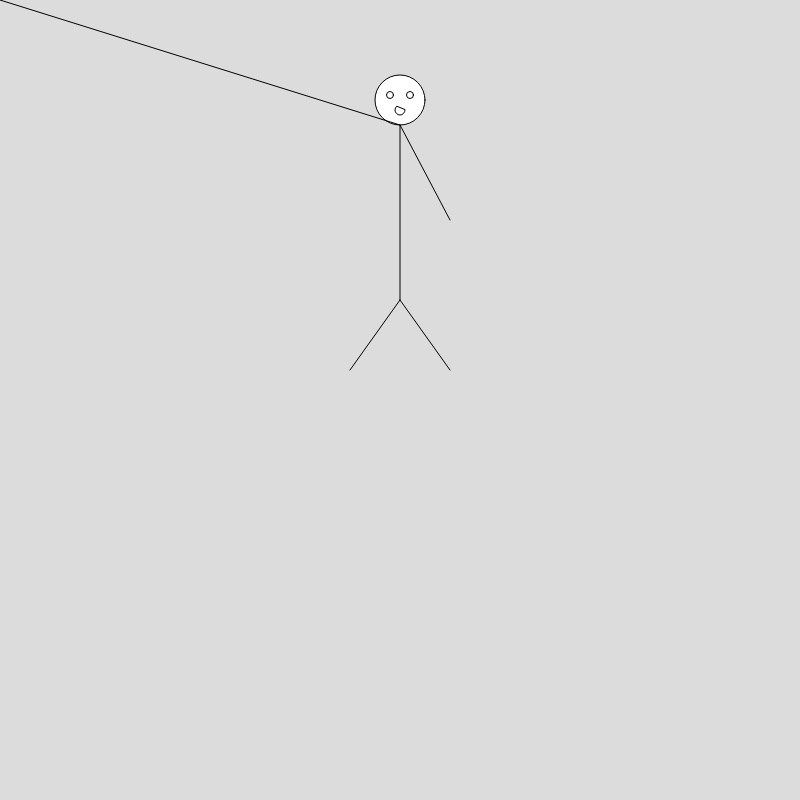
Frame 1 (no input)
Frame 60 (no input): identical to frame 1, image omitted
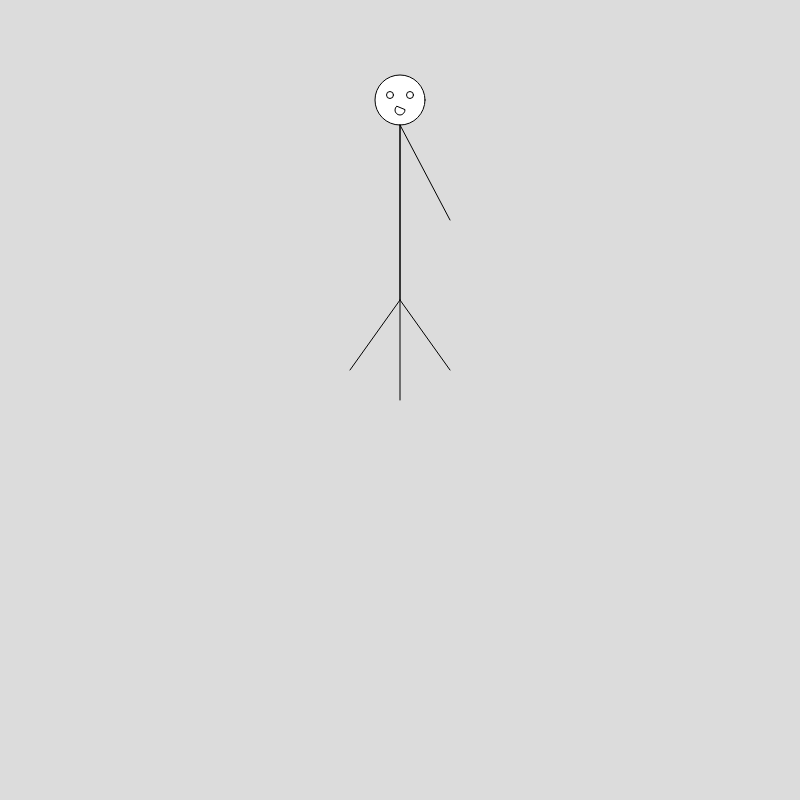
Frame 120 (the mouse pressed at the canvas centre since frame 60)

The p5.js sketch that drew these frames (run headless with seeded random() and noise() and a simulated clock; from frame 60 on, the mouse is pressed at the canvas centre):

// p5.js sketch
// ── sketch.js
function setup() {
    createCanvas(800, 800); // Canvas størrelse 
  }
  
  function draw()
  {
    
    background(220); //Baggrundsfarven
    let x =mouseX //Varible der får hvad enten der bliver kaldt "x" til at følge musens x værdi
    let y =mouseY //Varible der får hvad enten der bliver kaldt "y" til at følge musens y værdi
    
    //stickman
    circle (400,100,50); //Hovede
    line (400,125,400,300); //Kroppen
    line (400,125,x,y); //Venstre arm og tilføjet x og y variable der får armen til at følge musens x og y værdi
    line (400,125,450,220); //Højre arm
    line (400,300,350,370); //Venstre ben
    line (400,300,450,370); //Højre ben
    
    //stickmans ansigt 
    ellipse (390,95,7,7); //Venstre øje
    ellipse (410,95,7,7); //Højre øje
    arc(400, 110, 10, 10, 0, PI + QUARTER_PI, CHORD);
    
  }
